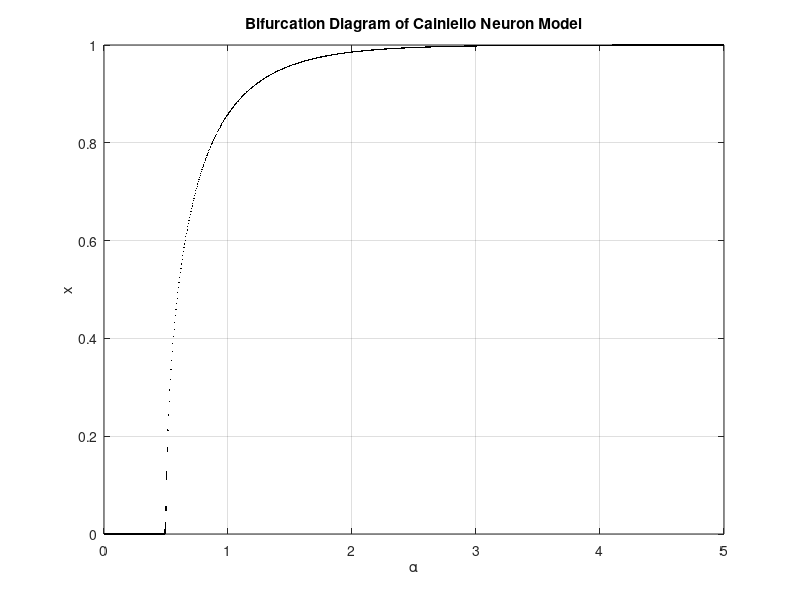

Reproduce this figure in MATLAB.
% Cainiello Neuron Bifurcation Diagram in MATLAB

% Parameters
beta = 0.5;           % Feedback from x(t-1)
gamma = 0.0;          % Bias
numSteps = 1000;      % Total steps
transient = 300;      % Steps to discard
alphaVals = linspace(0, 5, 1000); % Alpha sweep range

% Preallocate for plotting
allAlpha = [];
allX = [];

% Loop over alpha values
for a = alphaVals
    x_t = 0.1;
    x_tm1 = 0.0;
    trajectory = zeros(1, numSteps - transient);

    for t = 1:numSteps
        x_tp1 = tanh(a * x_t + beta * x_tm1 + gamma);
        x_tm1 = x_t;
        x_t = x_tp1;

        if t > transient
            trajectory(t - transient) = x_t;
        end
    end

    % Store points
    allAlpha = [allAlpha, repmat(a, 1, length(trajectory))];
    allX = [allX, trajectory];
end

% Plot
figure('Color', 'w');
plot(allAlpha, allX, '.k', 'MarkerSize', 1);
xlabel('\alpha');
ylabel('x');
title('Bifurcation Diagram of Cainiello Neuron Model');
grid on;
xlim([min(alphaVals), max(alphaVals)]);
